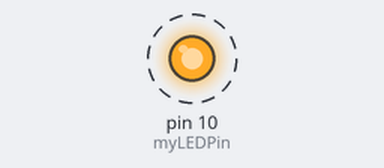
Recording of a sketch running on a simulated Arduino Uno, built with avr-gcc and run on an emulated ATmega328P. Parts: output pins drawn as LEDs (lit = HIGH). Dashed ring = blinking.

Above: at 0.5 s.
Timing chart, 0 to 4.6 s (numbered marks = the images above):
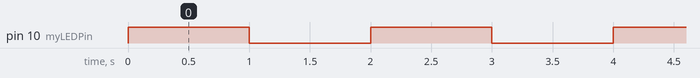

Measured:
- by itself, pin 10 (myLEDPin): alternates HIGH for 1.0 s and LOW for 1.0 s

The sketch:

00_TurnOnOffLED.ino
```cpp
int myLEDPin = 10;                       // define a global integer (int) variable to hold the pin number
void setup() {
  pinMode(myLEDPin, OUTPUT);  // initialize digital pin 10 as an output.
}
void loop() {
    digitalWrite(myLEDPin, HIGH);   // turn the LED on (HIGH is the voltage level)
    delay(1000);                                // wait for a second
    digitalWrite(myLEDPin, LOW);    // turn the LED off by making the voltage LOW
   delay(1000);                                 // wait for a second
} // loop() will repeat forever
```
